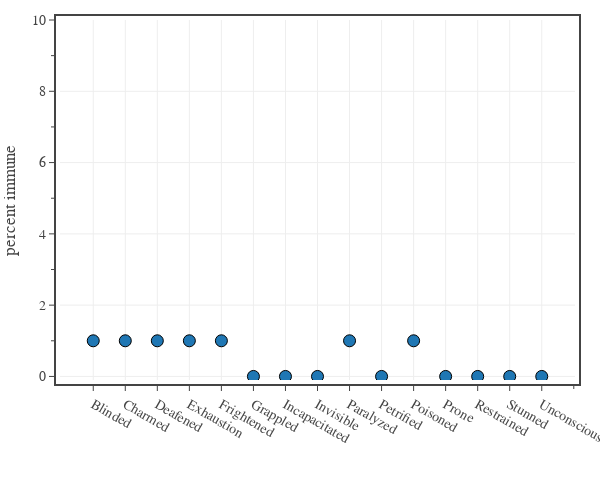

The notebook cell saved with this chart:
### Code cell
# Plots the number of monsters who changed for each type of condition immunity
df1 = df0[df0['CR'].between(1/8, 30)]

CONDITIONS = [
    'Blinded','Charmed','Deafened','Exhaustion','Frightened',
    'Grappled','Incapacitated','Invisible','Paralyzed','Petrified',
    'Poisoned','Prone','Restrained','Stunned','Unconscious']

"""# create custom text
total_monsters = df1.shape[0]
total_immune = [int(df1[c].sum().tolist()) for c in conditions]
pct_immune = [100*df1[c].mean().tolist() for c in conditions]
custom_text = [f'{p:.0f}% ({i} out of {total_monsters})' for p, i in zip(pct_immune, total_immune)]"""

# create figure
fig = go.Figure(
    layout=go.Layout(
        template=tfb.FIG_TEMPLATE,
        margin=dict(l=60, r=25, b=120, t=20, pad=4),
        xaxis=dict(
            autorange=True,
            #range=[-0.5, len(CONDITIONS)-0.5],
        ),
        yaxis=dict(
            title_text='percent immune',
            range=[-0.1, 10],
            tick0=0, dtick=2,
            minor=dict(tick0=0, dtick=1),
        )
    )
)

df1 = df0[df0['Book'].isin(['MPMotM','VGtM','MToF'])]
dfMP = pd.pivot_table(df1, 
    values=CONDITIONS, 
    index=['Monster', 'Legendary'], columns=['Legacy']).reset_index()
num_monsters = len(dfMP['Monster'])

counts = []
for c in CONDITIONS:
    indx = dfMP[c][False] != dfMP[c][True]
    counts.append(np.sum(indx))
    print(c, '-', dfMP['Monster'][indx].to_list())

fig.add_trace(go.Scatter(
    x=CONDITIONS,
    y=counts,
    mode='markers', 
    marker=dict(size=12, line=dict(width=1, color='Black')),
    #text=custom_text,
    #unselected=dict(marker=dict(opacity=0.0)),
    hovertemplate=
        '<b>Condition:</b> %{x}<br>'+
        '<b>Count</b> %{y:.0f}'+
        '<extra></extra>'
))

# show figure
fig.update_layout(width=600, height=500)
fig.show(config=tfb.FIG_CONFIG)

# save figures
if SAVEFIGS:
    fig.update_layout(autosize=True, width=None, height=None)
    #tfb.save_fig_html(fig, format='large', name='fig-xp-ratio-vs-cr-large')
    #tfb.save_fig_html(fig, format='small', name='fig-xp-ratio-vs-cr-small')

### Figure 1 — Plotly figure (JSON) as saved in the notebook; plotly's stock layout.template omitted (floating-point values rounded to 4 significant figures)
{"data": [{"hovertemplate": "<b>Condition:</b> %{x}<br><b>Count</b> %{y:.0f}<extra></extra>", "marker": {"line": {"color": "Black", "width": 1}, "size": 12}, "mode": "markers", "type": "scatter", "x": ["Blinded", "Charmed", "Deafened", "Exhaustion", "Frightened", "Grappled", "Incapacitated", "Invisible", "Paralyzed", "Petrified", "Poisoned", "Prone", "Restrained", "Stunned", "Unconscious"], "y": [1, 1, 1, 1, 1, 0, 0, 0, 1, 0, 1, 0, 0, 0, 0]}], "layout": {"height": 500, "margin": {"b": 120, "l": 60, "pad": 4, "r": 25, "t": 20}, "width": 600, "xaxis": {"autorange": true}, "yaxis": {"dtick": 2, "minor": {"dtick": 1, "tick0": 0}, "range": [-0.1, 10], "tick0": 0, "title": {"text": "percent immune"}}}}
